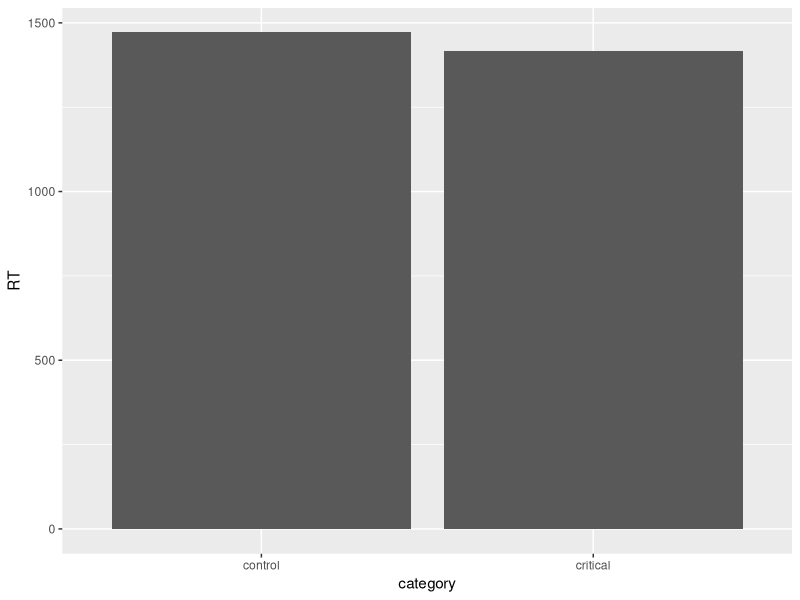
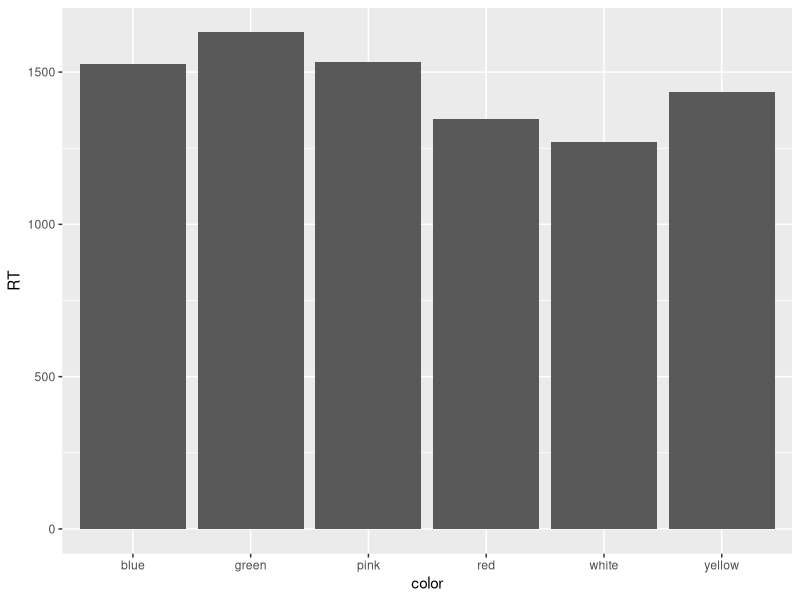

Source code (R) for these figures, in order:
# load necessary libraries
library(tidyverse)
library(plyr)
library(lmerTest)

# we need to tell R where to find everything by setting a working directory!
setwd("./logfiles")

# # have a first look at the data
# VP01 <- read_table("List1-he-log.txt") # read_table command for loading text files
# 
# View(VP01)
# glimpse(VP01)
# summary(VP01)
# 
# unique(VP01$Voicekey)
# 
# # have a first look at the data
# VP02 <- read_table("List1-HX-1-log.txt") # read_table command for loading text files
# 
# unique(VP02$Voicekey)
# nrow(VP02[VP02$Voicekey == -1,])/nrow(VP02)
# 
# VP03 <- read_table("List2-Jul-02-log.txt") 
# nrow(VP03)
# View(VP03)
# VP03 <- filter(VP03, Age == 22)
# nrow(VP03)
# View(VP03)
# nrow(VP03[VP03$Voicekey == -1,])/nrow(VP03)
# 
# VP03 <- mutate(VP03,
#                Error = 0) # mutate adds a new column, in this case: column called Error, all values 0
# View(VP03)
# VP03$Error[VP03$item == "violin_white.png"] <- 1 # too cumbersome, better do this outside R 

# Plan for July 2nd
# 1. Get all logfiles with error column in one folder (still waiting for Hanxin and Juliane)
# 2. Give these files a unique name (VP01 - VP10)
# 3. Bind all files to a big file in R
# We need to read in all the files, only VP04, VP05, VP06, VP07 loaded without problems
VP01 <- read_table("cleanedVP01.txt") # read_table command for loading text files
VP02 <- read_table("cleanedVP02.txt") # read_table command for loading text files
VP03 <- read_table("cleanedVP03.txt") # read_table command for loading text files
VP04 <- read_table("VP04.txt") # read_table command for loading text files

VP05 <- read_table("VP05.txt") # read_table command for loading text files
VP06 <- read_table("VP06.txt") # read_table command for loading text files
VP07 <- read_table("VP07.txt") # read_table command for loading text files
VP08 <- read_table("VP08.txt") # read_table command for loading text files

VP09 <- read_table("VP09.txt") # read_table command for loading text files
VP10 <- read_table("VP10.txt") # read_table command for loading text files
# VP11 <- read_table("VP11.txt") # read_table command for loading text files
# VP12 <- read_table("VP12.txt") # read_table command for loading text files
# VP13 <- read_table("VP13.txt") # read_table command for loading text files

head(VP10)

VP14 <- read_table("VP14.txt") # read_table command for loading text files
VP15 <- read_table("VP15.txt") # read_table command for loading text files
VP16 <- read_table("VP16.txt") # read_table command for loading text files
VP17 <- read_table("VP17.txt") # read_table command for loading text files

alldata <- rbind(VP01, VP02, VP03, VP04, VP05, VP06, VP07, VP08, VP14, VP15, VP16, VP17) # VP05 has strange column name
nrow(alldata)

# 4. Filter out all errors and voice key misses 
  cleandata <- filter(alldata,
                      Error == 0)
  View(cleandata)
  cleandata <- filter(cleandata,
                      Voicekey != -1) # != means 'does not equal'

# 5. Filter for control and critical
cleandata$category <- as.factor(cleandata$category)
levels(cleandata$category) # control, critical, filler

expdata <- filter(cleandata,
                  category != 'filler')
view(expdata)

#expdata <- filter(cleandata,
#                  category == 'control' || category == 'critical') # alternative way to get the same result as above

# 6. Compare descriptive RTs in a table (RT = reaction time)
expdata$category <- as.factor(as.character(expdata$category))
levels(expdata$category) # control, critical

tapply(expdata$Voicekey, expdata$category, mean)
tapply(expdata$Voicekey, expdata$category, sd)

# 7. Compare descriptive RTs in a bar graphs
figdata <- ddply(expdata, "category", summarise, RT = mean(Voicekey))
ggplot(figdata, aes(x=category, y=RT)) + geom_bar(stat="identity")

# compar RTS to different colors
figdata_color <- ddply(expdata, "color", summarise, RT = mean(Voicekey))
ggplot(figdata_color, aes(x=color, y=RT)) + geom_bar(stat="identity")

# 8. Do a statistical analysis of our data
# calculate a linear mixed effects model
# voicekey = dependent variable; category = independent variable
m <- lmer(Voicekey ~ category + (1|SubjID) + (1|item), data = expdata) 

summary(m)
